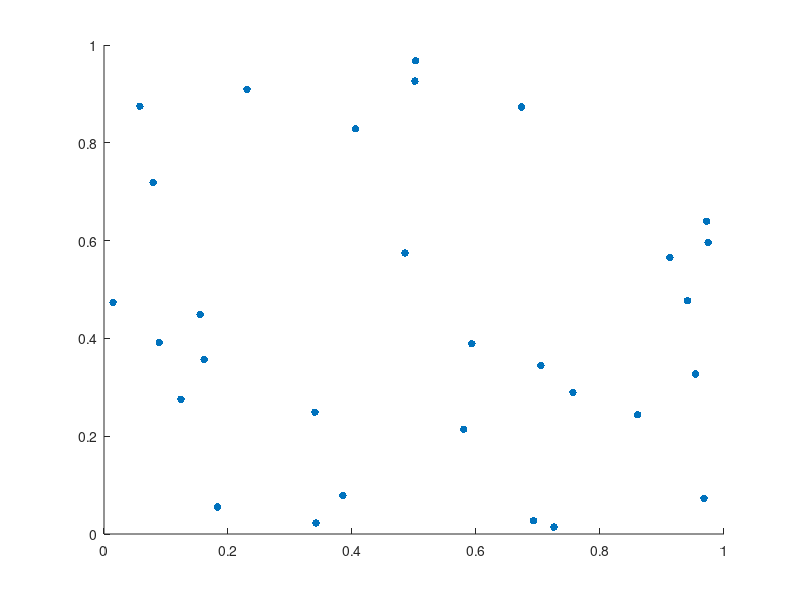

Reproduce this figure in MATLAB. (Note: this script raises an error after producing the figure.)
%% generate artificial data and plot 
close all;
figure;
xdata = rand(1,30);
ydata = rand(1,30);
scatter(xdata,ydata,30,'filled')

%% plot a linear regression line
b = glmfit(xdata,ydata,'normal','link','identity');
hold on;
plot([0 1],b(1) + b(2)*[0 1])

%% plot a unity line
hold on;
plot([0 1],[0 1])

%% extract data from the figure
% current figure handle;
h = gcf;

% axis object
axesObjs = get(h, 'Children'); 

% data object inside the axis
dataObjs = get(axesObjs, 'Children'); 

% extract 'scatter' objects
scatters = findobj(dataObjs, 'type', 'scatter');

% extract 'line' objects
lines = findobj(dataObjs, 'type', 'line');

%% play with the extracted objects (scatter)
[xdata,idx] = sort(scatters.XData);
ydata = scatters.YData(idx);
figure;

% - change transparency in a gradient manner with x-axis
% - change color to red
% - change markersize to 100
% - change marker if datapoints are under the unity line
for i = 1:30
    if xdata(i) < ydata(i)
        scatter(xdata(i),ydata(i),100,'filled',...
            'markerfacecolor','r','markeredgecolor','r',...
            'markerfacealpha',i/30,'markeredgealpha',i/30);
    else
        scatter(xdata(i),ydata(i),100,'filled','s',...
            'markerfacecolor','r','markeredgecolor','r',...
            'markerfacealpha',i/30,'markeredgealpha',i/30);
    end
    hold on;
end

%% play with the extracted objects (line)
% - change width of the both lines
% - green dash regression line
% - black dotted unity line

% regression line
plot(lines(2).XData, lines(2).YData, '--g','linewidth', 2)
hold on;

% unity line
plot(lines(1).XData, lines(1).YData, ':k','linewidth', 2)

%% other cosmetics
% box off
set(gca, 'box', 'off')

% tick out
set(gca, 'TickDir', 'out')

% remove some ticks
set(gca, 'XTick',[0 0.5 1])
set(gca, 'YTick',[0 0.5 1])

% larger font size
set(gca,'FontSize',18)

% square axis
axis square
